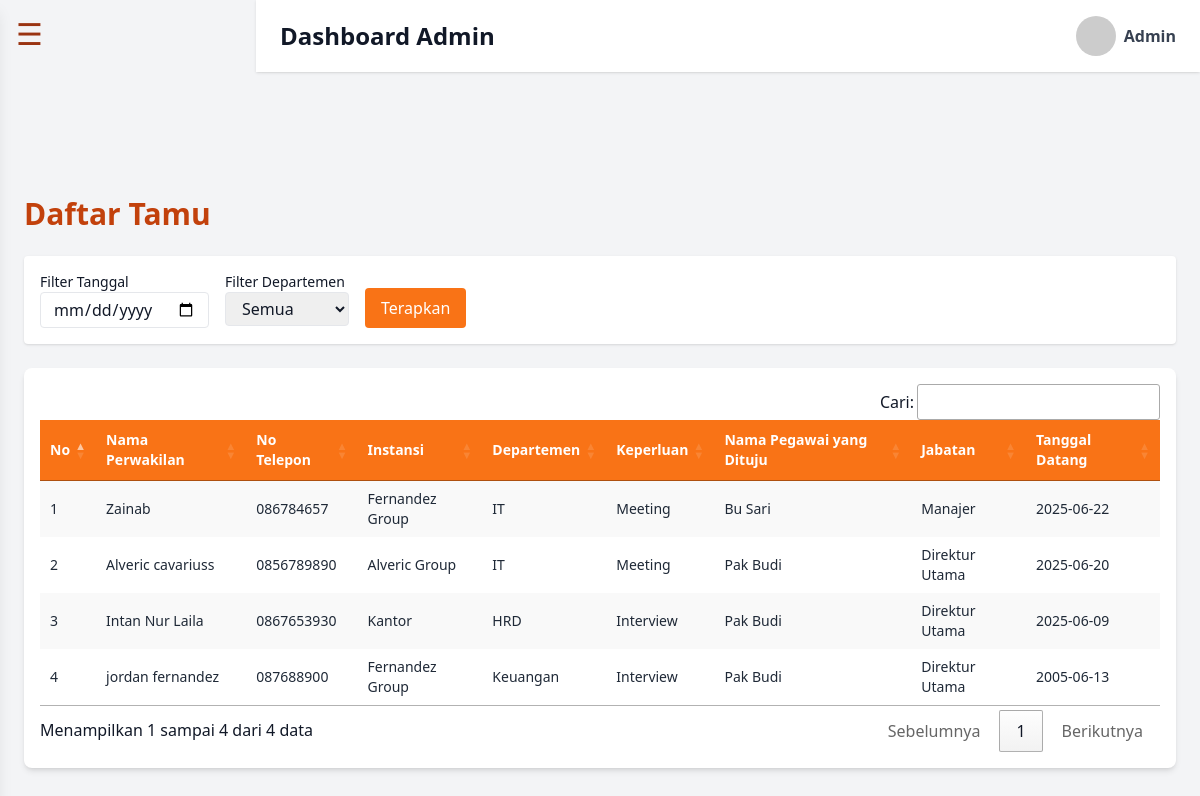
/admin/data-tamu.php (signed in), run on the app's committed database.
### tables this page shows
CREATE TABLE `tamu` (
  `id` int(11) NOT NULL,
  `nama` varchar(100) DEFAULT NULL,
  `tanggal` date DEFAULT NULL,
  `keperluan` varchar(100) DEFAULT NULL,
  `petugas` varchar(100) DEFAULT NULL,
  `departemen` varchar(100) DEFAULT NULL,
  `telepon` varchar(20) DEFAULT NULL,
  `instansi` varchar(100) DEFAULT NULL
);

CREATE TABLE `petugas` (
  `id` int(11) NOT NULL,
  `nama_petugas` varchar(100) NOT NULL,
  `id_jabatan` int(11) DEFAULT NULL
);

CREATE TABLE `jabatan` (
  `id` int(11) NOT NULL,
  `nama_jabatan` varchar(100) NOT NULL,
  `created_at` timestamp NOT NULL DEFAULT current_timestamp()
);

### admin/data-tamu.php (the view, shortened to what this page needs)
<?php
include '../config/koneksi.php';
include '../layouts/sidebar-admin.php';
$where = "WHERE 1";
$query = "SELECT tamu.*, petugas.nama_petugas, jabatan.nama_jabatan
          FROM tamu
          JOIN petugas ON tamu.petugas = petugas.nama_petugas
          JOIN jabatan ON petugas.id_jabatan = jabatan.id
          $where
          ORDER BY tamu.tanggal DESC";
$result = mysqli_query($conn, $query);
?>
<!DOCTYPE html>
<html lang="id">
<head>
  <script src="https://cdn.tailwindcss.com"></script>
  <link rel="stylesheet" href="https://cdn.datatables.net/1.13.6/css/jquery.dataTables.min.css">
  <link rel="stylesheet" href="https://cdn.datatables.net/buttons/2.4.2/css/buttons.dataTables.min.css">
</head>
<body class="font-sans text-gray-900 bg-gray-100">
  <header class="bg-white py-4 px-6 shadow flex justify-between items-center fixed top-0 left-64 right-0 z-40">
    <div class="flex items-center space-x-4">
      <h1 class="text-2xl font-bold text-orangeDark">Dashboard Admin</h1>
    </div>
    <div id="profileBtn" class="flex items-center gap-2 cursor-pointer relative">
      <img src="https://i.pravatar.cc/40" class="w-10 h-10 rounded-full object-cover" alt="admin">
      <span class="font-semibold text-gray-700">Admin</span>
    </div>
  </header>
  <div class="pt-32 max-w-7xl mx-auto p-6">
    <h1 class="text-3xl font-bold mb-6 text-orange-700">Daftar Tamu</h1>
    <form method="GET" class="mb-6 flex flex-wrap gap-4 bg-white p-4 rounded shadow">
      <div>
        <label class="block text-sm font-medium">Filter Tanggal</label>
        <input type="date" name="tanggal" value="<?= isset($_GET['tanggal']) ? htmlspecialchars($_GET['tanggal']) : '' ?>" class="border rounded px-3 py-1">
      </div>
      <div>
        <label class="block text-sm font-medium">Filter Departemen</label>
        <select name="departemen" class="border rounded px-3 py-1">
          <option value="">Semua</option>
        </select>
      </div>
      <div class="flex items-end">
        <button type="submit" class="bg-orange-500 text-white px-4 py-2 rounded hover:bg-orange-600">Terapkan</button>
      </div>
    </form>
    <div class="bg-white shadow-md rounded-lg p-4">
      <div class="overflow-x-auto">
        <table id="tabelTamu" class="stripe hover w-full text-sm text-left text-gray-800 mt-6">
          <thead class="bg-orange-500 text-white">
            <tr>
              <th>No</th>
              <th>Nama Perwakilan</th>
              <th>No Telepon</th>
              <th>Instansi</th>
              <th>Departemen</th>
              <th>Keperluan</th>
              <th>Nama Pegawai yang Dituju</th>
              <th>Jabatan</th>
              <th>Tanggal Datang</th>
            </tr>
          </thead>
          <tbody>
            <?php $no = 1; while($row = mysqli_fetch_assoc($result)): ?>
              <tr>
                <td><?= $no++; ?></td>
                <td><?= htmlspecialchars($row['nama']); ?></td>
                <td><?= htmlspecialchars($row['telepon']); ?></td>
                <td><?= htmlspecialchars($row['instansi']); ?></td>
                <td><?= htmlspecialchars($row['departemen']); ?></td>
                <td><?= htmlspecialchars($row['keperluan']); ?></td>
                <td><?= htmlspecialchars($row['nama_petugas']); ?></td>
                <td><?= htmlspecialchars($row['nama_jabatan']); ?></td>
                <td><?= htmlspecialchars($row['tanggal']); ?></td>
              </tr>
            <?php endwhile; ?>
          </tbody>
        </table>
      </div>
    </div>
  </div>
</body>
</html>

### layouts/sidebar-admin.php (shortened to what this page needs)
<script src="https://cdn.tailwindcss.com"></script>
<div class="p-4">
  <button id="toggleSidebar" class="text-3xl focus:outline-none text-orange-800">
    &#9776;
  </button>
</div>

### data on the page
tamu: nama "Zainab", telepon "086784657", instansi "Fernandez Group", departemen "IT", keperluan "Meeting", petugas.nama_petugas "Bu Sari", jabatan.nama_jabatan "Manajer", tanggal "2025-06-22"
tamu: nama "Alveric cavariuss", telepon "0856789890", instansi "Alveric Group", departemen "IT", keperluan "Meeting", petugas.nama_petugas "Pak Budi", jabatan.nama_jabatan "Direktur Utama", tanggal "2025-06-20"
tamu: nama "Intan Nur Laila", telepon "0867653930", instansi "Kantor", departemen "HRD", keperluan "Interview", petugas.nama_petugas "Pak Budi", jabatan.nama_jabatan "Direktur Utama", tanggal "2025-06-09"
tamu: nama "jordan fernandez", telepon "087688900", instansi "Fernandez Group", departemen "Keuangan", keperluan "Interview", petugas.nama_petugas "Pak Budi", jabatan.nama_jabatan "Direktur Utama", tanggal "2005-06-13"
